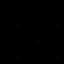

Tiled map render using the project's own tile images. Description and the whole map definition, tile-layer contents included, below:
An orthogonal 1x1 tile map with 64x64 px tiles, 1 tile layer (Tile Layer 1).

<map version="1.10" tiledversion="1.10.2" orientation="orthogonal" renderorder="right-down" width="1" height="1" tilewidth="64" tileheight="64" infinite="0" nextlayerid="2" nextobjectid="1">
 <tileset firstgid="1" source="spikes.tsx" />
 <layer id="1" name="Tile Layer 1" width="1" height="1">
  <data encoding="csv">
1
</data>
 </layer>
</map>
